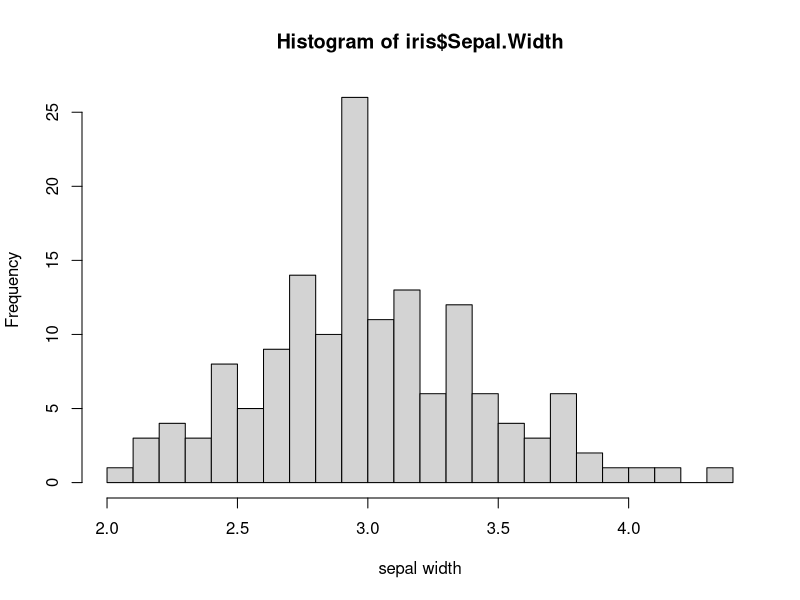
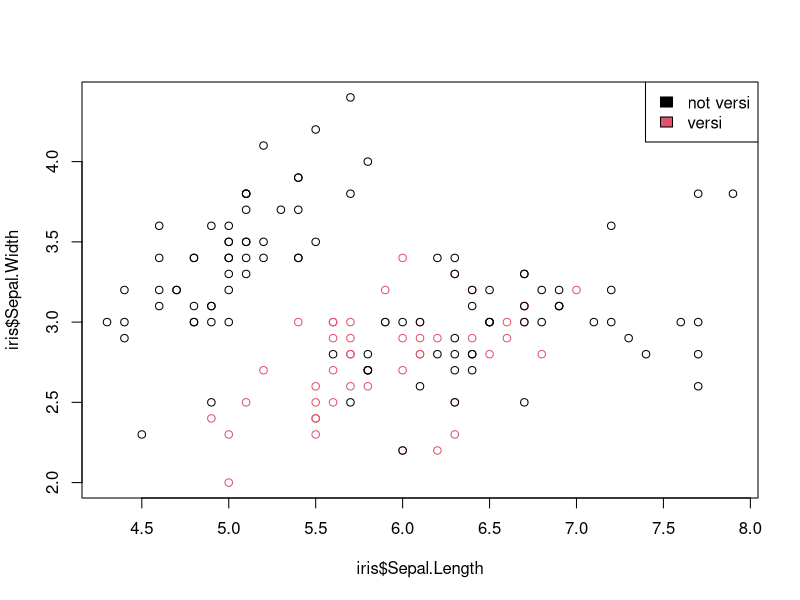
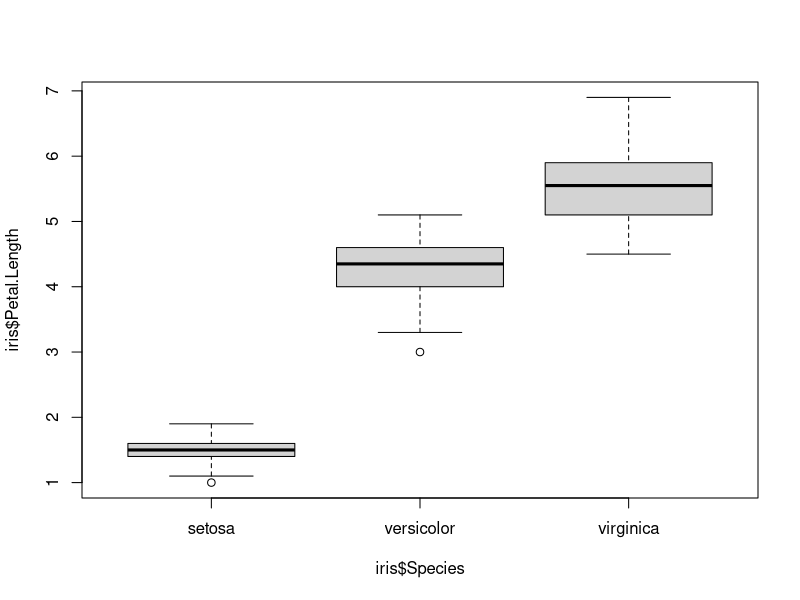

These charts were generated, in order, by the following R code: (Note: this script raises an error after producing the figures.)


####################################
######  Begin Document 
####################################

#P5
#1
hist(iris$Sepal.Width,xlab='sepal width',breaks = 20)

#2
iris$versi <- ifelse(iris$Species=='versicolor','versi','not versi')
plot(y=iris$Sepal.Width,x=iris$Sepal.Length,col=factor(iris$versi))
legend('topright',legend = levels(factor(iris$versi)),fill=1:2)

#plot(y=iris$Sepal.Width,x=iris$Sepal.Length,col=factor(iris$Species=='versicolor'))

#3
boxplot(iris$Petal.Length~iris$Species)

## Slide 20 -------------------------------

setwd("~/Desktop/Data")
Grocery <- read.table("Kutner_6_9.txt", header=T)
head(Grocery)

# Construct design matrix
X <- cbind(rep(1,52), Grocery$X1, Grocery$X2, Grocery$X3)

## Slide 21 -------------------------------

beta_hat <- solve((t(X) %*% X)) %*% t(X) %*% Grocery$Y
round(t(beta_hat), 2)


## Slide 23 -------------------------------

lm0 <- lm(Y ~ X1 + X2 + X3, data = Grocery)
lm0


## Slide 25 -------------------------------

lm0 <- lm(Y ~ X1 + X2 + X3, data = Grocery)
residuals(lm0)[1:5] 
fitted(lm0)[1:5]

## Slide 26 -------------------------------

summary(lm0)


## Slide 28 -------------------------------

A <- cbind(c(3,-2,7),c(-2,12,9),c(8,-16,5))
qr(A)$rank

## Slides 30, 31 -------------------------------

# Define X_4
X4 <- ifelse(Grocery$X3==1,0,1)

# Define redundant design matrix 
X <- cbind(rep(1,52), Grocery$X1, Grocery$X2, Grocery$X3,X4)
head(X)

# Rank, Determinant, Inverse 
qr(t(X) %*% X)$rank
det(t(X) %*% X)
solve((t(X) %*% X))

# Linear model
lm(Y~X1+X2+X3+X4,data=Grocery)

# Define design matrix 
X <- cbind(rep(1,52), Grocery$X1, Grocery$X2, Grocery$X3)
head(X)

# Rank, Determinant, Inverse 
qr(t(X) %*% X)$rank
det(t(X) %*% X)
solve((t(X) %*% X))

# Linear model
lm(Y~X1+X2+X3,data=Grocery)

######################################################
# Bootstrap
######################################################


## Slide 37 -------------------------------

set.seed(1)
mu = 0

n <- 100

vec <- rnorm(n, mean = mu)

head(vec)

mean(vec)


## Slide 38 -------------------------------


B <- 1000
estimates <- vector(length = B)
for (b in 1:B) {
  new_sample <- sample(vec, size = n, replace = TRUE)
  estimates[b] <- mean(new_sample)
}
head(estimates)


## Slide 41 -------------------------------


var(estimates)


## Slide 42 -------------------------------
# Extended examples

L <- 2*mean(vec)-quantile(estimates,.975);L
U <- 2*mean(vec)-quantile(estimates,.025);U


## Slide 45 -------------------------------
# Extended examples

L <- quantile(estimates,.025);L 
U <- quantile(estimates,.975);U

